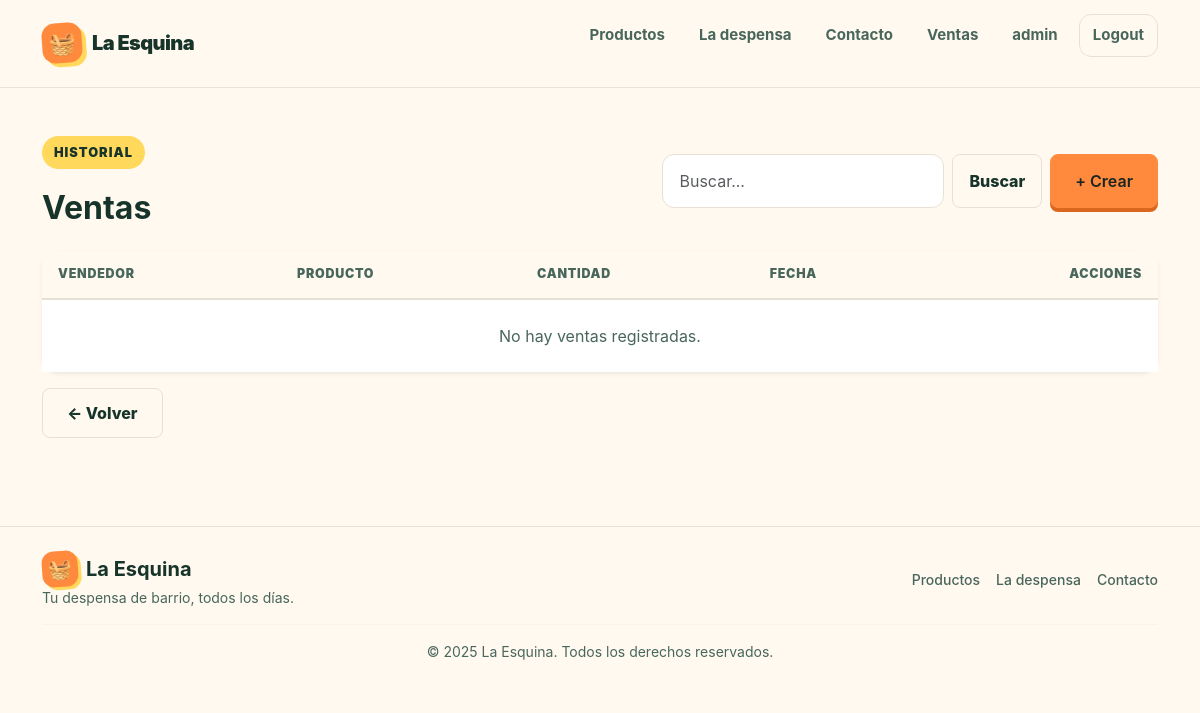
Page /producto/venta/list (signed in) on the earlier database version.
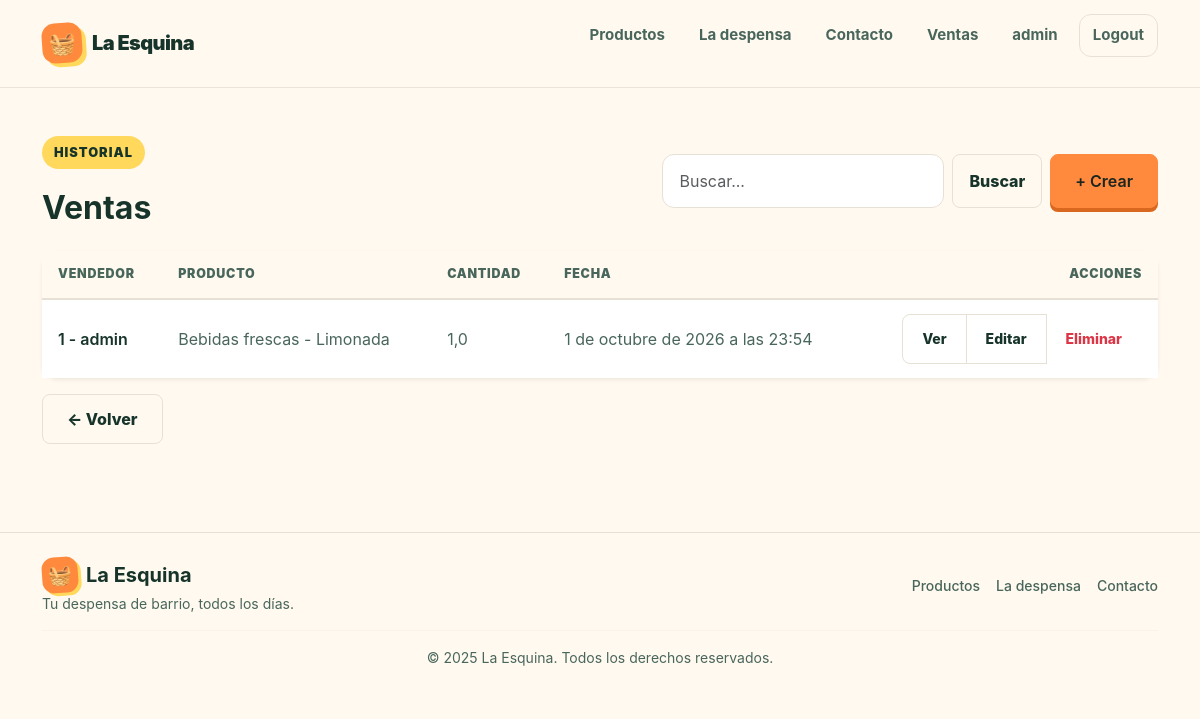
Same page on the later database version.
### producto/models.py (models this page shows, shortened)
class Venta(models.Model):
    vendedor = models.ForeignKey(
        Vendedor, on_delete=models.CASCADE, verbose_name="Vendedor"
    )
    producto = models.ForeignKey(
        Producto, on_delete=models.CASCADE, verbose_name="Producto"
    )
    cantidad = models.FloatField(verbose_name="Cantidad")
    fecha = models.DateTimeField(auto_now_add=True, verbose_name="Fecha de la Venta")
    class Meta:
        verbose_name = "Venta"
        verbose_name_plural = "Ventas"

class Vendedor(models.Model):
    user = models.OneToOneField(User, on_delete=models.CASCADE, verbose_name="Usuario")
    telefono = models.CharField(max_length=15, blank=True, verbose_name="Teléfono")
    imagen_perfil = models.ImageField(
        upload_to="perfiles_vendedores/",
        blank=True,
        null=True,
        verbose_name="Imagen de Perfil",
    )
    class Meta:
        verbose_name = "Vendedor"
        verbose_name_plural = "Vendedores"

class Producto(models.Model):
    categoria = models.ForeignKey(
        Categoria,
        on_delete=models.SET_NULL,
        null=True,
        blank=True,
        verbose_name="categoría",
        related_name="productos",
    )
    nombre = models.CharField()
    descripcion = models.TextField(
        blank=True, db_default="", verbose_name="descripción"
    )
    precio = models.DecimalField(max_digits=10, decimal_places=2)
    stock = models.PositiveIntegerField(db_default=0)
    class Meta:
        verbose_name = "Producto"
        verbose_name_plural = "Productos"
        ordering = ("nombre",)
        indexes = [  # noqa: RUF012
            models.Index(fields=["nombre"], name="idx_producto_nombre"),
        ]
        constraints = (
            models.UniqueConstraint(
                fields=["categoria", "nombre"], name="unique_categoria_producto"
            ),
            models.CheckConstraint(
                condition=Q(precio__gte=0), name="check_precio_mayor_a_cero"
            ),
        )
    def __str__(self) -> str:
        if self.categoria:
            return f"{self.categoria} - {self.nombre}"
        return self.nombre

class Categoria(models.Model):
    nombre = models.CharField(max_length=100, unique=True)
    descripcion = models.TextField(
        blank=True, db_default="", verbose_name="descripción"
    )
    class Meta:
        verbose_name = "Categoría de Productos"
        verbose_name_plural = "Categorías de Productos"
        ordering = ("nombre",)
    def __str__(self):
        return self.nombre

### producto/views/ventas.py (the view)
# urls.py: path("venta/list", ventas.VentaList.as_view(), name="venta_list"),
class VentaList(LoginRequiredMixin, ListView):
    model = Venta
    def get_queryset(self) -> QuerySet:
        busqueda = self.request.GET.get("busqueda", "").strip()
        if busqueda:
            return Venta.objects.filter(
                Q(producto__nombre__icontains=busqueda) | Q(vendedor__user__username__icontains=busqueda)
            )
        else:
            return Venta.objects.all()

### producto/templates/producto/venta_list.html
{% extends "core/base.html" %}
{% block contenido %}
<div class="container py-5">
    <div class="d-flex flex-wrap align-items-center justify-content-between gap-3 mb-4">
        <div>
            <div class="eyebrow">Historial</div>
            <h1 class="h2 fw-bold mb-0" style="color: var(--ink);">Ventas</h1>
        </div>
        <div class="d-flex flex-wrap gap-2">
            <form method="get" class="d-flex gap-2" role="search">
                <input class="form-control" type="search" name="busqueda" placeholder="Buscar..." aria-label="Buscar" />
                <button class="btn btn-outline-secondary rounded-3 px-3" type="submit" style="border-color: var(--line); color: var(--ink);">Buscar</button>
            </form>
            <a href="{% url 'producto:venta_create' %}" class="btn btn-primary rounded-3 px-4 fw-semibold">+ Crear</a>
        </div>
    </div>
    <div class="card border-0 rounded-4 shadow-sm">
        <div class="card-body p-0">
            <div class="table-responsive">
                <table class="table table-hover align-middle mb-0 data-table">
                    <thead>
                        <tr>
                            <th scope="col">Vendedor</th>
                            <th scope="col">Producto</th>
                            <th scope="col">Cantidad</th>
                            <th scope="col">Fecha</th>
                            <th scope="col" class="text-end">Acciones</th>
                        </tr>
                    </thead>
                    <tbody>
                        {% for venta in object_list %}
                            <tr>
                                <td class="fw-semibold" style="color: var(--ink);">{{ venta.id }} - {{ venta.vendedor.user.username }}</td>
                                <td>{{ venta.producto }}</td>
                                <td>{{ venta.cantidad }}</td>
                                <td>{{ venta.fecha }}</td>
                                <td class="text-end">
                                    <div class="btn-group btn-group-sm">
                                        <a href="{% url 'producto:venta_detail' venta.id %}" class="btn btn-outline-secondary rounded-start-3" style="border-color: var(--line); color: var(--ink);">Ver</a>
                                        <a href="{% url 'producto:venta_update' venta.id %}" class="btn btn-outline-secondary" style="border-color: var(--line); color: var(--ink);">Editar</a>
                                        <a href="{% url 'producto:venta_delete' venta.id %}" class="btn btn-outline-danger rounded-end-3">Eliminar</a>
                                    </div>
                                </td>
                            </tr>
                        {% empty %}
                            <tr>
                                <td colspan="5" class="text-center py-4" style="color: var(--ink-soft);">No hay ventas registradas.</td>
                            </tr>
                        {% endfor %}
                    </tbody>
                </table>
            </div>
        </div>
    </div>
    <div class="mt-3">
        <a href="{% url 'producto:home' %}" class="btn btn-outline-secondary rounded-3 px-4" style="border-color: var(--line); color: var(--ink);">← Volver</a>
    </div>
</div>
{% endblock contenido %}

Differences in the rows shown:
added Venta: id "1", vendedor.user.username "admin", producto "Bebidas frescas - Limonada", cantidad "1,0", fecha "1 de octubre de 2026 a las 23:54"
Other differences:
text no longer shown: "No hay ventas registradas."
